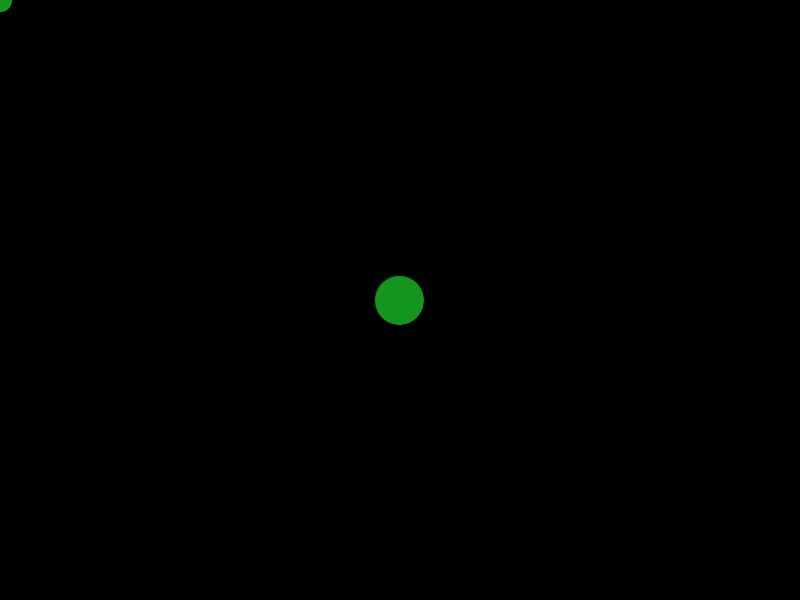
Frame 1 (no input)
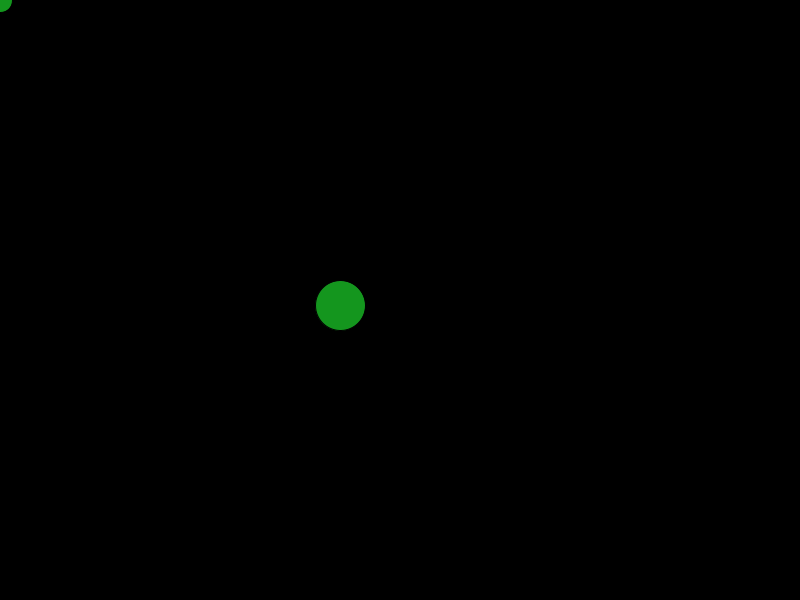
Frame 60 (the mouse pressed at the canvas centre just before this capture)
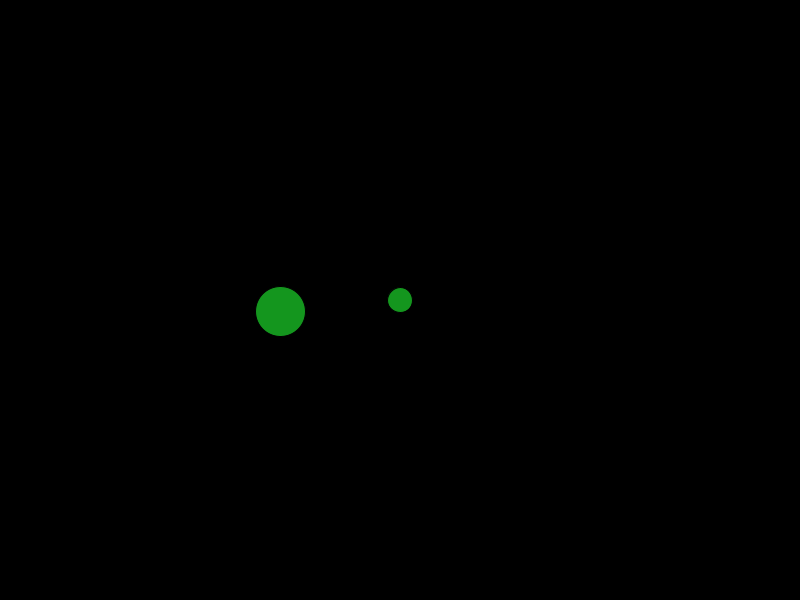
Frame 120 (the mouse held since frame 60 and released just before this capture)

The Processing sketch that drew these frames (run headless with seeded random() and noise(); from frame 60 on, the mouse is pressed at the canvas centre):

// Processing sketch: Colliding_Balls
// ── Colliding_Balls.pde
PVector loc, vel,acc;
PVector mouse;
float sz;
void setup() {
  size(800, 600);  
  loc= new PVector(width/2, height/2);
  vel= PVector.random2D();
  acc= new PVector(0,0);
  mouse= new PVector();
  sz=50;
}

void draw() {
  background(0);
  mouse.set(mouseX, mouseY);
  vel.add(acc);
  loc.add(vel);

  if (loc.dist(mouse) < sz/2) {
    fill(45, 45, 200);
    if (loc.x < mouse.x) {
      vel.x= -abs(vel.x);
    } else {
      vel.x=abs(vel.x);
    }
    if(loc.y < mouse.y){
      vel.y=-abs(vel.y);
    } else {
      vel.y=abs(vel.y);
    }
  } else {
    fill(20,150,30);
  }
    ellipse(loc.x, loc.y, sz, sz);
    
    if(loc.x+ sz/2 >width || loc.x -sz/2 <0){
      vel.x*=-1;
    }
    if(loc.y +sz/2 > height || loc.y-sz/2 <0){
      vel.y*=-1;
    }
    ellipse(mouseX,mouseY,sz/2,sz/2);
}
    
